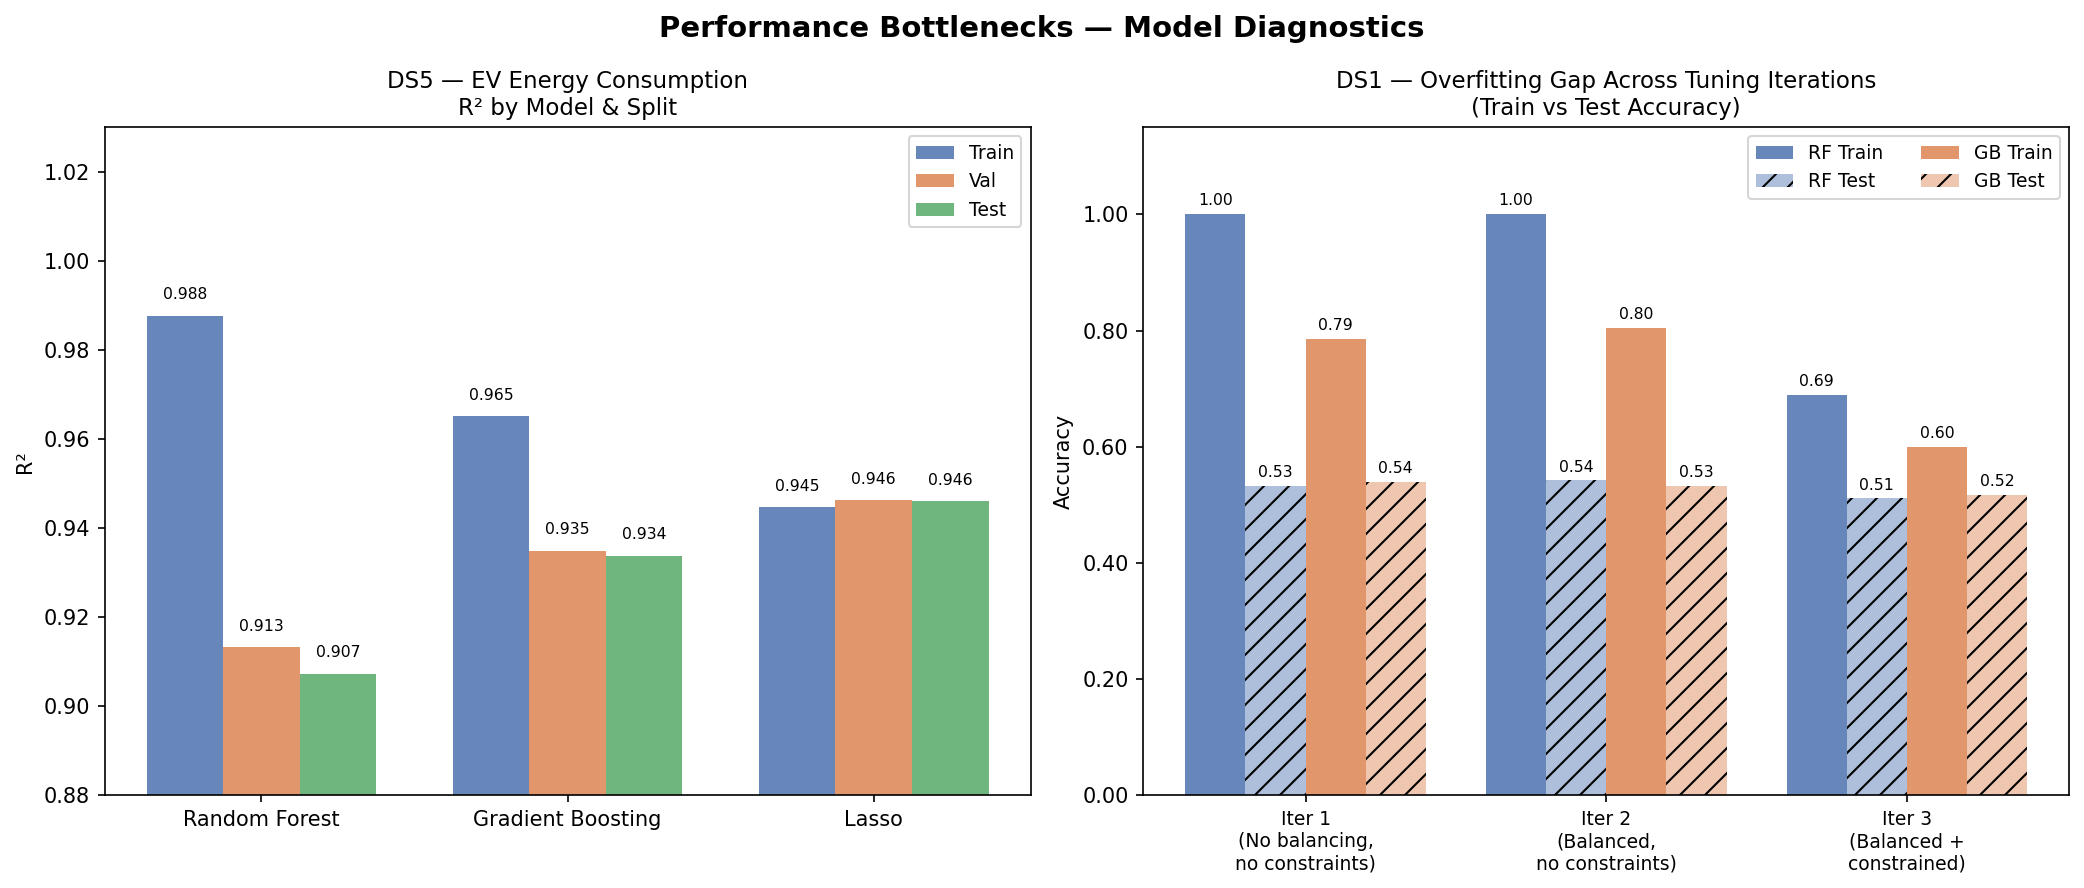

Write Python code to recreate this figure.
import pandas as pd
import numpy as np
import matplotlib.pyplot as plt
import matplotlib.ticker as ticker
from pathlib import Path

from sklearn.ensemble import RandomForestRegressor, RandomForestClassifier
from sklearn.ensemble import GradientBoostingRegressor, GradientBoostingClassifier
from sklearn.linear_model import LassoCV
from sklearn.model_selection import GridSearchCV
from sklearn.metrics import r2_score, accuracy_score
from imblearn.over_sampling import SMOTE
from imblearn.pipeline import Pipeline as ImbPipeline

BASE_PATH = str(Path(__file__).resolve().parents[2] / "data" / "processed")
OUT_PATH  = str(Path(__file__).resolve().parent / "performance_bottlenecks_plots.png")
RANDOM_STATE = 42
ALPHAS = np.logspace(-4, 1, 60)
LEAKAGE_COLS = ["CO2 Emissions", "NOx Emissions", "PM2.5 Emissions",
                "VOC Emissions", "SO2 Emissions"]


def load_splits(prefix):
    def rd(tag):
        return pd.read_csv(f"{BASE_PATH}/{prefix}_{tag}.csv")
    X_train = rd("X_train"); X_val = rd("X_val"); X_test = rd("X_test")
    y_train = rd("y_train").squeeze()
    y_val   = rd("y_val").squeeze()
    y_test  = rd("y_test").squeeze()
    return X_train, y_train, X_val, y_val, X_test, y_test


def r2s(model, X, y):
    return r2_score(y, model.predict(X))

def accs(model, X, y):
    return accuracy_score(y, model.predict(X))


# ══════════════════════════════════════════════════════════════════════════
# 1. FIT DS5 MODELS
# ══════════════════════════════════════════════════════════════════════════
print("Fitting DS5 models…")
X_train5, y_train5, X_val5, y_val5, X_test5, y_test5 = load_splits("5-EV_energy_consumption")

rf5 = RandomForestRegressor(n_estimators=200, random_state=RANDOM_STATE, n_jobs=-1)
rf5.fit(X_train5, y_train5)
ds5_rf = [r2s(rf5, X_train5, y_train5), r2s(rf5, X_val5, y_val5), r2s(rf5, X_test5, y_test5)]

search5 = GridSearchCV(
    GradientBoostingRegressor(random_state=RANDOM_STATE),
    {"n_estimators": [100, 200], "learning_rate": [0.05, 0.10], "max_depth": [3, 4]},
    cv=5, scoring="r2", n_jobs=-1,
)
search5.fit(X_train5, y_train5)
gb5 = search5.best_estimator_
ds5_gb = [r2s(gb5, X_train5, y_train5), r2s(gb5, X_val5, y_val5), r2s(gb5, X_test5, y_test5)]

lasso5 = LassoCV(alphas=ALPHAS, cv=5, random_state=RANDOM_STATE, max_iter=20000)
lasso5.fit(X_train5, y_train5)
ds5_las = [r2s(lasso5, X_train5, y_train5), r2s(lasso5, X_val5, y_val5), r2s(lasso5, X_test5, y_test5)]


# ══════════════════════════════════════════════════════════════════════════
# 2. DS1 OVERFITTING ITERATIONS (computed live)
#    Iter 1 — binary, no balancing, no constraints
#    Iter 2 — binary + class_weight / ImbPipeline, no depth constraints
#    Iter 3 — binary + class_weight / ImbPipeline + depth constraints (current)
# ══════════════════════════════════════════════════════════════════════════
print("Computing DS1 overfitting iterations…")
X_train1, y_train1, X_val1, y_val1, X_test1, y_test1 = load_splits("1-vehicle_emission")
for df in (X_train1, X_val1, X_test1):
    df.drop(columns=LEAKAGE_COLS, errors="ignore", inplace=True)
y_train1 = (y_train1 == 2).astype(int)
y_val1   = (y_val1   == 2).astype(int)
y_test1  = (y_test1  == 2).astype(int)


def fit_rf_iter(class_weight, max_depth, min_samples_leaf):
    m = RandomForestClassifier(
        n_estimators=200, random_state=RANDOM_STATE, n_jobs=-1,
        class_weight=class_weight, max_depth=max_depth, min_samples_leaf=min_samples_leaf,
    )
    m.fit(X_train1, y_train1)
    return accs(m, X_train1, y_train1), accs(m, X_test1, y_test1)


def fit_gb_iter(use_smote, max_depth, n_estimators=200, lr=0.1):
    if use_smote:
        m = ImbPipeline([
            ("smote", SMOTE(random_state=RANDOM_STATE)),
            ("clf",   GradientBoostingClassifier(
                n_estimators=n_estimators, learning_rate=lr,
                max_depth=max_depth, random_state=RANDOM_STATE)),
        ])
    else:
        m = GradientBoostingClassifier(
            n_estimators=n_estimators, learning_rate=lr,
            max_depth=max_depth, random_state=RANDOM_STATE,
        )
    m.fit(X_train1, y_train1)
    return accs(m, X_train1, y_train1), accs(m, X_test1, y_test1)


rf_iters = [
    fit_rf_iter(class_weight=None,       max_depth=None, min_samples_leaf=1),
    fit_rf_iter(class_weight="balanced", max_depth=None, min_samples_leaf=1),
    fit_rf_iter(class_weight="balanced", max_depth=5,    min_samples_leaf=5),
]
gb_iters = [
    fit_gb_iter(use_smote=False, max_depth=4, n_estimators=200, lr=0.1),
    fit_gb_iter(use_smote=True,  max_depth=4, n_estimators=200, lr=0.1),
    fit_gb_iter(use_smote=True,  max_depth=2, n_estimators=100, lr=0.1),
]


# ══════════════════════════════════════════════════════════════════════════
# PLOT — 1×2 layout
# ══════════════════════════════════════════════════════════════════════════
fig, (ax1, ax2) = plt.subplots(1, 2, figsize=(14, 6))
fig.suptitle("Performance Bottlenecks — Model Diagnostics", fontsize=14, fontweight="bold")

# ── Chart 1: DS5 R² bar chart ─────────────────────────────────────────────
models  = ["Random Forest", "Gradient Boosting", "Lasso"]
r2_data = np.array([ds5_rf, ds5_gb, ds5_las])
splits  = ["Train", "Val", "Test"]
x       = np.arange(len(models))
width   = 0.25
colors  = ["#4C72B0", "#DD8452", "#55A868"]

for i, (split, color) in enumerate(zip(splits, colors)):
    bars = ax1.bar(x + i * width, r2_data[:, i], width, label=split, color=color, alpha=0.85)
    for bar, val in zip(bars, r2_data[:, i]):
        ax1.text(bar.get_x() + bar.get_width() / 2, bar.get_height() + 0.003,
                 f"{val:.3f}", ha="center", va="bottom", fontsize=7.5)

ax1.set_title("DS5 — EV Energy Consumption\nR² by Model & Split", fontsize=11)
ax1.set_xticks(x + width)
ax1.set_xticklabels(models, fontsize=10)
ax1.set_ylabel("R²")
ax1.set_ylim(0.88, 1.03)
ax1.yaxis.set_major_formatter(ticker.FormatStrFormatter("%.2f"))
ax1.legend(fontsize=9)

# ── Chart 2: DS1 overfitting gap across iterations ────────────────────────
iter_labels = ["Iter 1\n(No balancing,\nno constraints)",
               "Iter 2\n(Balanced,\nno constraints)",
               "Iter 3\n(Balanced +\nconstrained)"]
x     = np.arange(len(iter_labels))
width = 0.2

rf_train = [t  for t,  _ in rf_iters]
rf_test  = [te for _,  te in rf_iters]
gb_train = [t  for t,  _ in gb_iters]
gb_test  = [te for _,  te in gb_iters]

ax2.bar(x - 1.5 * width, rf_train, width, label="RF Train",  color="#4C72B0", alpha=0.85)
ax2.bar(x - 0.5 * width, rf_test,  width, label="RF Test",   color="#4C72B0", alpha=0.45, hatch="//")
ax2.bar(x + 0.5 * width, gb_train, width, label="GB Train",  color="#DD8452", alpha=0.85)
ax2.bar(x + 1.5 * width, gb_test,  width, label="GB Test",   color="#DD8452", alpha=0.45, hatch="//")

ax2.set_title("DS1 — Overfitting Gap Across Tuning Iterations\n(Train vs Test Accuracy)", fontsize=11)
ax2.set_xticks(x)
ax2.set_xticklabels(iter_labels, fontsize=9)
ax2.set_ylabel("Accuracy")
ax2.set_ylim(0, 1.15)
ax2.yaxis.set_major_formatter(ticker.FormatStrFormatter("%.2f"))
ax2.legend(fontsize=9, ncol=2)

for xs, vals in [(x - 1.5*width, rf_train), (x - 0.5*width, rf_test),
                 (x + 0.5*width, gb_train), (x + 1.5*width, gb_test)]:
    for xi, v in zip(xs, vals):
        ax2.text(xi, v + 0.01, f"{v:.2f}", ha="center", va="bottom", fontsize=7.5)

fig.tight_layout()
fig.savefig(OUT_PATH, dpi=150, bbox_inches="tight")
print(f"Saved → {OUT_PATH}")
